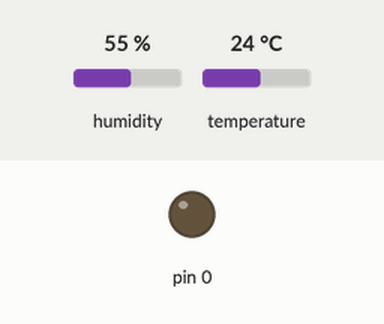
Recording of a sketch running on a simulated Arduino Uno, built with avr-gcc and run on an emulated ATmega328P. Parts: output pins drawn as LEDs (lit = HIGH). Wiring (inferred from the names in the program): DHT11 sensor: data pin 1. The inputs (shaded band) are chosen by the test bench; at power-on: humidity 55 %, temperature 24 °C.

Above: at 1.1 s.
Timing chart, 0 to 2.6 s (numbered marks = the images above):
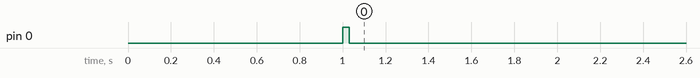

The sketch:

code.ino
```cpp
 /*
 * dht11.c:
 * Simple test program to read serial stream from a DHT11 sensor
 * Author: Andrew Didinchuk <adidinchuk@gmail.com>
 ***********************************************************************
 * This file is part of wiringPi:
 ***********************************************************************
*/

#include <SoftwareSerial.h>

#define MAXTIMINGS  85
// DHT data pin
#define DHT   1
#define RX    3   // *** D3, Pin 2
#define TX    4   // *** D4, Pin 3

SoftwareSerial Serial(RX, TX);
/* 8bit integral humidity data
 * 8bit decimal humidity data
 * 8bit integral temp data
 * 8bit decimal temp data
 * 8bit check sum
*/
int dht11_dat[5] = { 0, 0, 0, 0, 0 };

int read_dht11_dat()
{
  uint8_t laststate = HIGH;
  uint8_t counter   = 0;
  uint8_t j   = 0, i;
  float fahrenheit;

  // clear data storage
  dht11_dat[0] = dht11_dat[1] = dht11_dat[2] = dht11_dat[3] = dht11_dat[4] = 0;

  // pull pin down for 18 milliseconds to request data
  pinMode( DHT, OUTPUT );
  digitalWrite( DHT, LOW );
  delay( 18 );
    // pull pin high for response data
  digitalWrite( DHT, HIGH );
  delayMicroseconds( 40 );
  // read pin
  pinMode( DHT, INPUT );

  for ( i = 0; i < MAXTIMINGS; i++ ){
    counter = 0;
    // detect high signal duration length ( if > 50um --> 1, else --> 0)
    while ( digitalRead( DHT ) == laststate ){
      counter++;
      delayMicroseconds( 1 );
      // break on constant high
      if ( counter == 255 ){
        Serial.print("\nError, constand high...");
        break;
      }
    }
    // update current signal state
    laststate = digitalRead( DHT );
    // break on constant high
    if ( counter == 255 )
      break;

    // DHT start signal is 80us low, 80us down
    // every bit starts with 50us low
    // ignore first 3 transitions and every start bit read signal (50um low)
    if ( (i >= 4) && (i % 2 == 0) ){
      // left shift bit and update padded 0 with a 1 if signal > 50um
      dht11_dat[j / 8] <<= 1;
      if ( counter > 50 ){
        Serial.print("1");
        dht11_dat[j / 8] |= 1;
      }else{
        Serial.print("0");
      }
      j++;
    }
  }

  /*
   * Ensure that a total of 40 bits were processed
   * Validate checksum
   */
  if ( (j >= 40) &&
       (dht11_dat[4] == ( (dht11_dat[0] + dht11_dat[1] + dht11_dat[2] + dht11_dat[3]) & 0xFF) ) ){
    return 1;
  }else{
    Serial.print("\nFAIL..");
    return 0;
  }
}

void setup(){
  digitalWrite(0, LOW);
  delay( 500 ); /* wait 1sec to refresh */
  digitalWrite(0, HIGH);
  delay( 500 ); /* wait 1sec to refresh */
  pinMode(0, OUTPUT);
  Serial.begin(9600);
  pinMode(RX, INPUT);
  pinMode(TX, OUTPUT);
  Serial.println("Starting data collection...");
  return 0;
}

void loop()
{
  digitalWrite(0, LOW);
  delay( 3000 ); /* wait 1sec to refresh */
  read_dht11_dat();
  Serial.print("\nHumid : ");
  Serial.print(dht11_dat[0]);
  Serial.print(".");
  Serial.print(dht11_dat[1]);
  Serial.print(" - Temp : ");
  Serial.print(dht11_dat[2]);
  Serial.print(".");
  Serial.print(dht11_dat[3]);
}
```

Measured:
- by itself, pin 0: HIGH → LOW at 1.0 s
